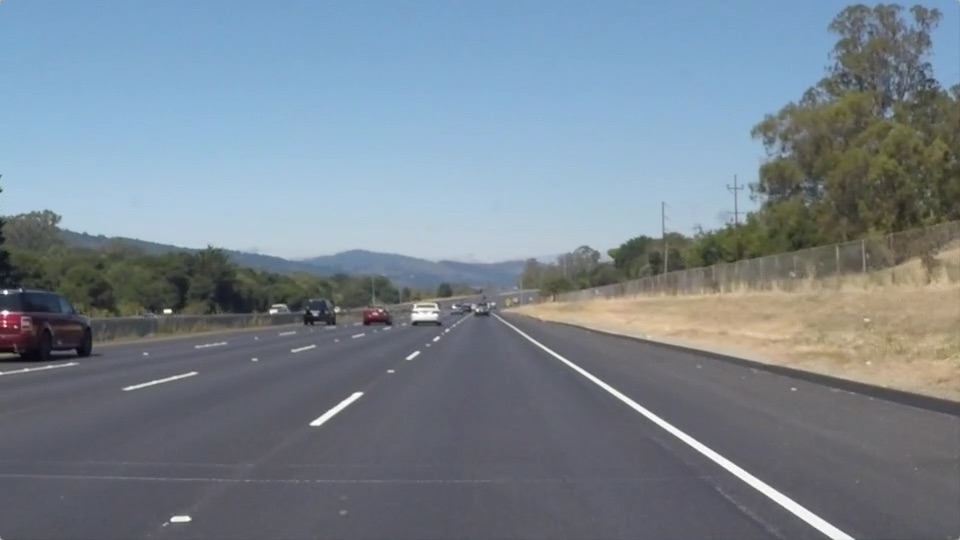
#> input picture test_images/solidWhiteRight.jpg, 960 x 540 px
$ jupyter execute --allow-errors P1.ipynb   (shell and % lines are left out)
#> lines starting #> are read from the running program, lines starting #| are printed output that depends on the picture; after the words box and inside, x2 and y2 are one past the last pixel; in counts of white or black regions, pixels touching at a corner belong together
# Self-Driving Car Engineer Nanodegree

## Project: **Finding Lane Lines on the Road**
***
In this project, you will use the tools you learned about in the lesson to identify lane lines on the road.  You can develop your pipeline on a series of individual images, and later apply the result to a video stream (really just a series of images). Check out the video clip "raw-lines-example.mp4" (also contained in this repository) to see what the output should look like after using the helper functions below.

Once you have a result that looks roughly like "raw-lines-example.mp4", you'll need to get creative and try to average and/or extrapolate the line segments you've detected to map out the full extent of the lane lines.  You can see an example of the result you're going for in the video "P1_example.mp4".  Ultimately, you would like to draw just one line for the left side of the lane, and one for the right.

In addition to implementing code, there is a brief writeup to complete. The writeup should be completed in a separate file, which can be either a markdown file or a pdf document. There is a [write up template](https://github.com/udacity/CarND-LaneLines-P1/blob/master/writeup_template.md) that can be used to guide the writing process. Completing both the code in the Ipython notebook and the writeup template will cover all of the [rubric points](https://review.udacity.com/#!/rubrics/322/view) for this project.

---
Let's have a look at our first image called 'test_images/solidWhiteRight.jpg'.  Run the 2 cells below (hit Shift-Enter or the "play" button above) to display the image.

**Note: If, at any point, you encounter frozen display windows or other confounding issues, you can always start again with a clean slate by going to the "Kernel" menu above and selecting "Restart & Clear Output".**

---

**The tools you have are color selection, region of interest selection, grayscaling, Gaussian smoothing, Canny Edge Detection and Hough Tranform line detection.  You  are also free to explore and try other techniques that were not presented in the lesson.  Your goal is piece together a pipeline to detect the line segments in the image, then average/extrapolate them and draw them onto the image for display (as below).  Once you have a working pipeline, try it out on the video stream below.**

---

<figure>

 <figcaption>
 <p></p>
 <p style="text-align: center;"> Your output should look something like this (above) after detecting line segments using the helper functions below </p>
 </figcaption>
</figure>
 <p></p>
<figure>

 <figcaption>
 <p></p>
 <p style="text-align: center;"> Your goal is to connect/average/extrapolate line segments to get output like this</p>
 </figcaption>
</figure>

**Run the cell below to import some packages.  If you get an `import error` for a package you've already installed, try changing your kernel (select the Kernel menu above --> Change Kernel).  Still have problems?  Try relaunching Jupyter Notebook from the terminal prompt.  Also, consult the forums for more troubleshooting tips.**

## Import Packages

[cell 1]
#importing some useful packages
import matplotlib.pyplot as plt
import matplotlib.image as mpimg
import numpy as np
import cv2

## Read in an Image

[cell 2]
#reading in an image
image = mpimg.imread('test_images/solidWhiteRight.jpg')
#> image is the input picture: shape (540, 960, 3); mean R, G, B 120.3, 132.6, 143.7

#printing out some stats and plotting
print('This image is:', type(image), 'with dimensions:', image.shape)
#| This image is: <class 'numpy.ndarray'> with dimensions: (540, 960, 3)
plt.imshow(image)  # if you wanted to show a single color channel image called 'gray', for example, call as plt.imshow(gray, cmap='gray')

## Ideas for Lane Detection Pipeline

**Some OpenCV functions (beyond those introduced in the lesson) that might be useful for this project are:**

`cv2.inRange()` for color selection
`cv2.fillPoly()` for regions selection
`cv2.line()` to draw lines on an image given endpoints
`cv2.addWeighted()` to coadd / overlay two images
`cv2.cvtColor()` to grayscale or change color
`cv2.imwrite()` to output images to file
`cv2.bitwise_and()` to apply a mask to an image

**Check out the OpenCV documentation to learn about these and discover even more awesome functionality!**

## Helper Functions

Below are some helper functions to help get you started. They should look familiar from the lesson!

[cell 3]
import math

def grayscale(img):
    """Applies the Grayscale transform
    This will return an image with only one color channel
    but NOTE: to see the returned image as grayscale
    (assuming your grayscaled image is called 'gray')
    you should call plt.imshow(gray, cmap='gray')"""
    return cv2.cvtColor(img, cv2.COLOR_RGB2GRAY)
    # Or use BGR2GRAY if you read an image with cv2.imread()
    # return cv2.cvtColor(img, cv2.COLOR_BGR2GRAY)

def canny(img, low_threshold, high_threshold):
    """Applies the Canny transform"""
    return cv2.Canny(img, low_threshold, high_threshold)

def gaussian_blur(img, kernel_size):
    """Applies a Gaussian Noise kernel"""
    return cv2.GaussianBlur(img, (kernel_size, kernel_size), 0)

def region_of_interest(img, vertices):
    """
    Applies an image mask.

    Only keeps the region of the image defined by the polygon
    formed from `vertices`. The rest of the image is set to black.
    `vertices` should be a numpy array of integer points.
    """
    #defining a blank mask to start with
    mask = np.zeros_like(img)

    #defining a 3 channel or 1 channel color to fill the mask with depending on the input image
    if len(img.shape) > 2:
        channel_count = img.shape[2]  # i.e. 3 or 4 depending on your image
        ignore_mask_color = (255,) * channel_count
    else:
        ignore_mask_color = 255

    #filling pixels inside the polygon defined by "vertices" with the fill color
    cv2.fillPoly(mask, vertices, ignore_mask_color)

    #returning the image only where mask pixels are nonzero
    masked_image = cv2.bitwise_and(img, mask)
    return masked_image


def draw_lines(img, lines, color=[255, 0, 0], thickness=5):
    """
    NOTE: this is the function you might want to use as a starting point once you want to
    average/extrapolate the line segments you detect to map out the full
    extent of the lane (going from the result shown in raw-lines-example.mp4
    to that shown in P1_example.mp4).

    Think about things like separating line segments by their
    slope ((y2-y1)/(x2-x1)) to decide which segments are part of the left
    line vs. the right line.  Then, you can average the position of each of
    the lines and extrapolate to the top and bottom of the lane.

    This function draws `lines` with `color` and `thickness`.
    Lines are drawn on the image inplace (mutates the image).
    If you want to make the lines semi-transparent, think about combining
    this function with the weighted_img() function below
    """

    x_left = [] # array of left lane abscissae
    y_left = [] # array of left lane ordinates

    x_right = [] # array of right lane abscissae
    y_right = [] # array of right lane ordinates

    for line in lines:
        for x1,y1,x2,y2 in line:

            # Calculate the slope of this line
            if (x2 != x1):
                slope = ((y2-y1)/(x2-x1))

            # If slope < 0 then collect left lane endpoints

                if slope < 0:
                    x_left.append(x1)
                    x_left.append(x2)
                    y_left.append(y1)
                    y_left.append(y2)

                # Else collect right lane endpoints

                elif slope > 0:
                    x_right.append(x1)
                    x_right.append(x2)
                    y_right.append(y1)
                    y_right.append(y2)


    # Fit a line through left lane data
    if (len(x_left) != 0) and (len(y_left) != 0):

        left_coeffs = np.polyfit(x_left, y_left, 1)

        y1 = img.shape[0] # Extrapolate to the end of image
        x1 = int((y1 - left_coeffs[1])/left_coeffs[0])
        y2 = min(y_left) # Extrapolate to farthest point detected
        x2 = int((y2 - left_coeffs[1])/left_coeffs[0])

        if((x2 - x1) > 0 and (y2-y1)/(x2-x1) < -0.5):
            cv2.line(img, (x1, y1), (x2, y2), color, thickness)

    # Fit a line through right lane data

    if (len(x_right) != 0) and (len(y_right) != 0):

        right_coeffs = np.polyfit(x_right, y_right, 1)

        y1 = img.shape[0] # Extrapolate to the end of image
        x1 = int((y1 - right_coeffs[1])/right_coeffs[0])
        y2 = min(y_right) # Extrapolate to farthest point detected
        x2 = int((y2 - right_coeffs[1])/right_coeffs[0])

        if((x2 - x1) < 0 and (y2-y1)/(x2-x1) > 0.5):
            cv2.line(img, (x1, y1), (x2, y2), color, thickness)

def hough_lines(img, rho, theta, threshold, min_line_len, max_line_gap):
    """
    `img` should be the output of a Canny transform.

    Returns an image with hough lines drawn.
    """
    lines = cv2.HoughLinesP(img, rho, theta, threshold, np.array([]), minLineLength=min_line_len, maxLineGap=max_line_gap)
    line_img = np.zeros((img.shape[0], img.shape[1], 3), dtype=np.uint8)
    draw_lines(line_img, lines)
    return line_img

# Python 3 has support for cool math symbols.

def weighted_img(img, initial_img, α=0.8, β=1., γ=0.):
    """
    `img` is the output of the hough_lines(), An image with lines drawn on it.
    Should be a blank image (all black) with lines drawn on it.

    `initial_img` should be the image before any processing.

    The result image is computed as follows:

    initial_img * α + img * β + γ
    NOTE: initial_img and img must be the same shape!
    """
    return cv2.addWeighted(initial_img, α, img, β, γ)

## Test Images

Build your pipeline to work on the images in the directory "test_images"
**You should make sure your pipeline works well on these images before you try the videos.**

[cell 4]
import os
os.listdir("test_images/")

## Build a Lane Finding Pipeline

Build the pipeline and run your solution on all test_images. Make copies into the `test_images_output` directory, and you can use the images in your writeup report.

Try tuning the various parameters, especially the low and high Canny thresholds as well as the Hough lines parameters.

[cell 5]
# TODO: Build your pipeline that will draw lane lines on the test_images

# Read in and grayscale the image
image = mpimg.imread('test_images/whiteCarLaneSwitch.jpg')
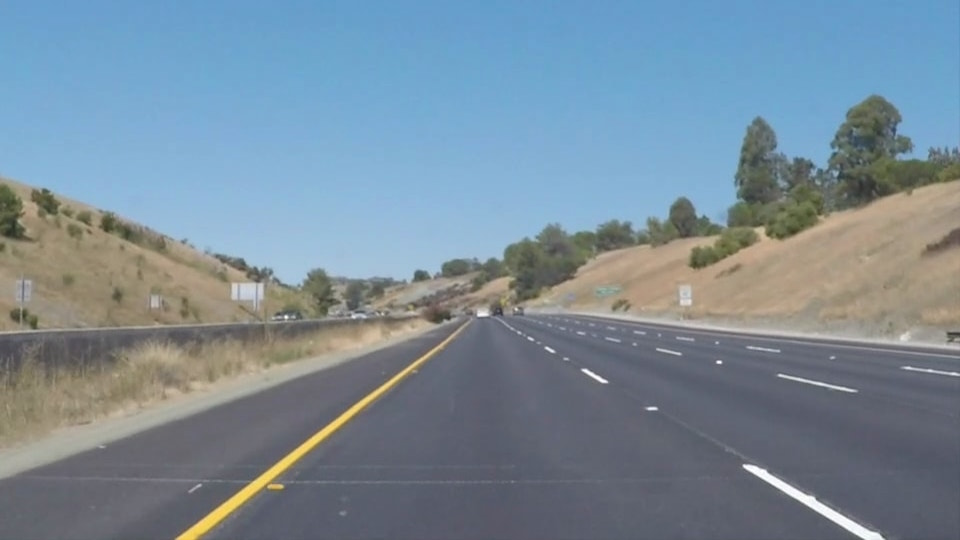
#> input picture test_images/whiteCarLaneSwitch.jpg, 960 x 540 px
#> image is the input picture: shape (540, 960, 3); mean R, G, B 121.2, 139.4, 152.9
gray = grayscale(image)
#> in grayscale, `return cv2.cvtColor(img, cv2.COLOR_RGB2GRAY)`:
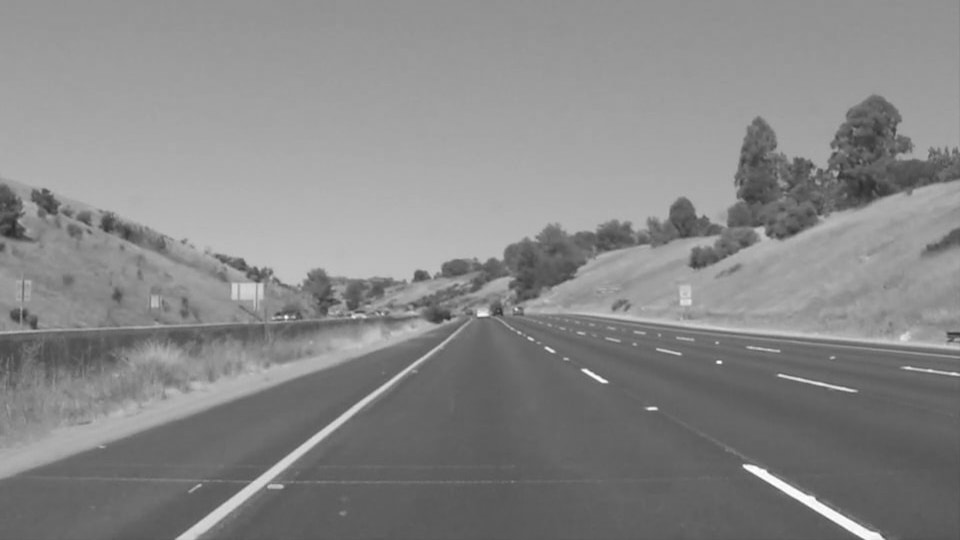
#> returned value: shape (540, 960); min 42, max 255, mean 135.5

# Define a kernel size and apply Gaussian smoothing
kernel_size = 5
blur_gray = gaussian_blur(gray, kernel_size)

# Define our parameters for Canny and apply
low_threshold = 75
high_threshold = 150
edges = canny(blur_gray, low_threshold, high_threshold)
#> in canny, `return cv2.Canny(img, low_threshold, high_threshold)`:
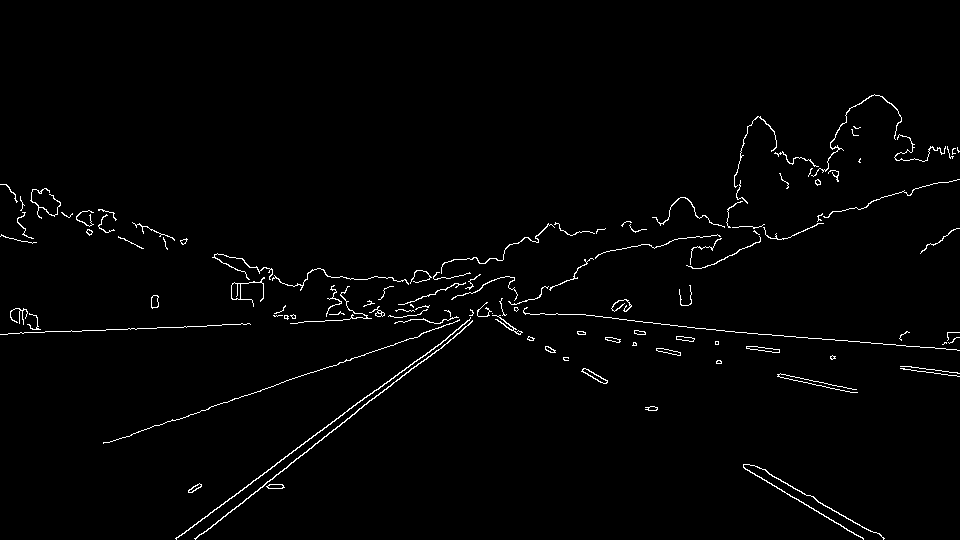
#> returned value: shape (540, 960); 1.5% white in thin lines or dots, all inside (x1, y1, x2, y2) = (0, 94, 960, 540)

# Create a masked edges image

imshape = image.shape
#> imshape = (540, 960, 3)
xsize = imshape[1]
#> xsize = 960
ysize = imshape[0]
#> ysize = 540
horizon = ysize/1.6
#> horizon = 337.5

xleft = 0.46 * xsize
#> xleft = 441.6
xright = 0.54 * xsize
#> xright = 518.4

vertices = np.array([[(0,ysize),(xleft, horizon), (xright, horizon), (xsize, ysize)]], dtype=np.int32)
masked_edges = region_of_interest(edges, vertices)
#> in region_of_interest, `cv2.fillPoly(mask, vertices, ignore_mask_color)`:
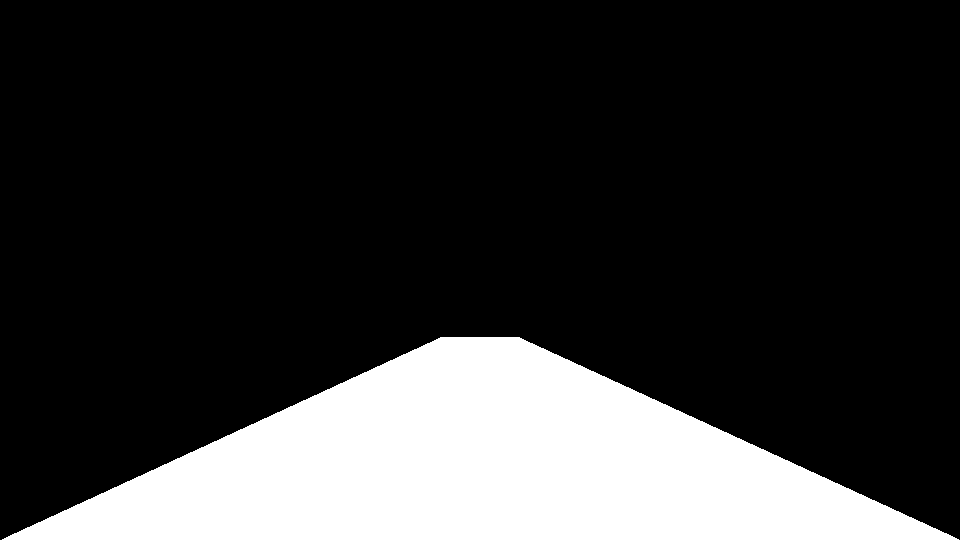
#> mask: shape (540, 960); 20.3% white; 1 white region, box (x1, y1, x2, y2) and area: (2, 337, 959, 540) 105291
#> in region_of_interest, `masked_image = cv2.bitwise_and(img, mask)`:
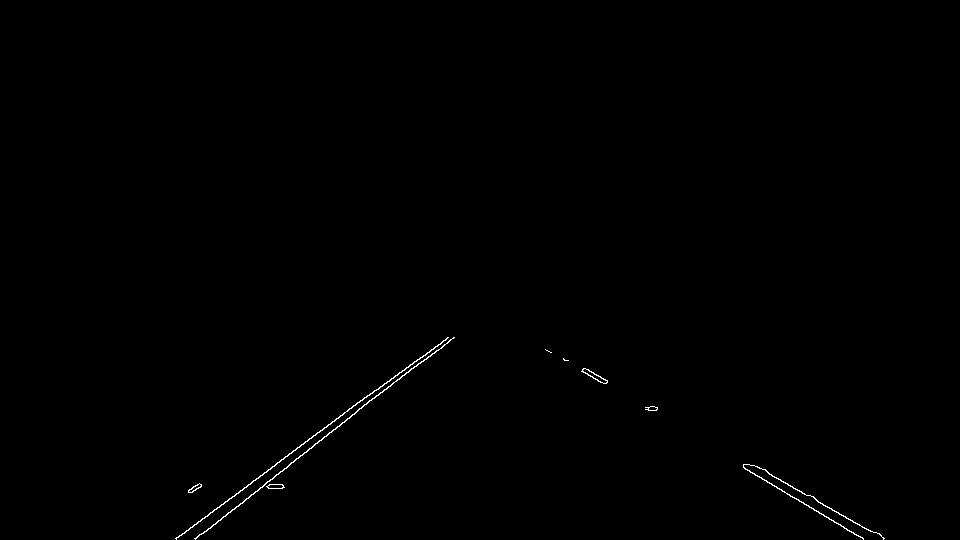
#> masked_image: shape (540, 960); 0.3% white in thin lines or dots, all inside (x1, y1, x2, y2) = (175, 337, 885, 540)

# Define the Hough transform parameters

rho = 2 # distance resolution in pixels of the Hough grid
theta = np.pi/180 # angular resolution in radians of the Hough grid
threshold = 16     # minimum number of votes (intersections in Hough grid cell)
min_line_len = 40 #minimum number of pixels making up a line
max_line_gap = 40    # maximum gap in pixels between connectable line segments

# Run Hough on edge detected image

line_image = hough_lines(masked_edges, rho, theta, threshold, min_line_len, max_line_gap)
#> in hough_lines, `lines = cv2.HoughLinesP(img, rho, theta, threshold, np.array([]), minL..`: lines = 19 rows, first 6: [195, 538, 453, 337], [176, 539, 374, 390], [749, 464, 883, 538], [743, 467, 863, 539], [369, 395, 447, 337], [563, 358, 607, 382]
#> the loop in draw_lines, `for line in lines:` made 19 passes
#> line on passes 1 to 12: [[195, 538, 453, 337]], [[176, 539, 374, 390]], [[749, 464, 883, 538]], [[743, 467, 863, 539]], [[369, 395, 447, 337]], [[563, 358, 607, 382]], [[546, 350, 603, 383]], [[769, 474, 817, 500]], [[379, 394, 430, 350]], [[315, 443, 411, 368]], [[195, 539, 287, 467]], [[757, 466, 815, 498]]
#> after the loop in draw_lines, `for line in lines:`: x_left = [195, 453, 176, 374, 369, 447, 379, 430, 315, 411, 195, 287, 338, 380, 240, 284, 179, 221, 323, 375]; x_right = [749, 883, 743, 863, 563, 607, 546, 603, 769, 817, 757, 815, 746, 790, 545, 651, 822, 884]; y_left = [538, 337, 539, 390, 395, 337, 394, 350, 443, 368, 539, 467, 418, 386, 490, 487, 536, 504, 437, 397]; y_right = [464, 538, 467, 539, 358, 382, 350, 383, 474, 500, 466, 498, 469, 496, 349, 410, 503, 538]
#> in draw_lines, `left_coeffs = np.polyfit(x_left, y_left, 1)`: left_coeffs = [-0.762, 680.5]
#> in draw_lines, `x1 = int((y1 - left_coeffs[1])/left_coeffs[0])`: x1 = 184
#> in draw_lines, `y2 = min(y_left)`: y2 = 337
#> in draw_lines, `x2 = int((y2 - left_coeffs[1])/left_coeffs[0])`: x2 = 450
#> in draw_lines, `right_coeffs = np.polyfit(x_right, y_right, 1)`: right_coeffs = [0.568, 39.94]
#> in draw_lines, `x1 = int((y1 - right_coeffs[1])/right_coeffs[0])`: x1 = 881
#> in draw_lines, `y2 = min(y_right)`: y2 = 349
#> in draw_lines, `x2 = int((y2 - right_coeffs[1])/right_coeffs[0])`: x2 = 544
#> in draw_lines, `cv2.line(img, (x1, y1), (x2, y2), color, thickness)`:
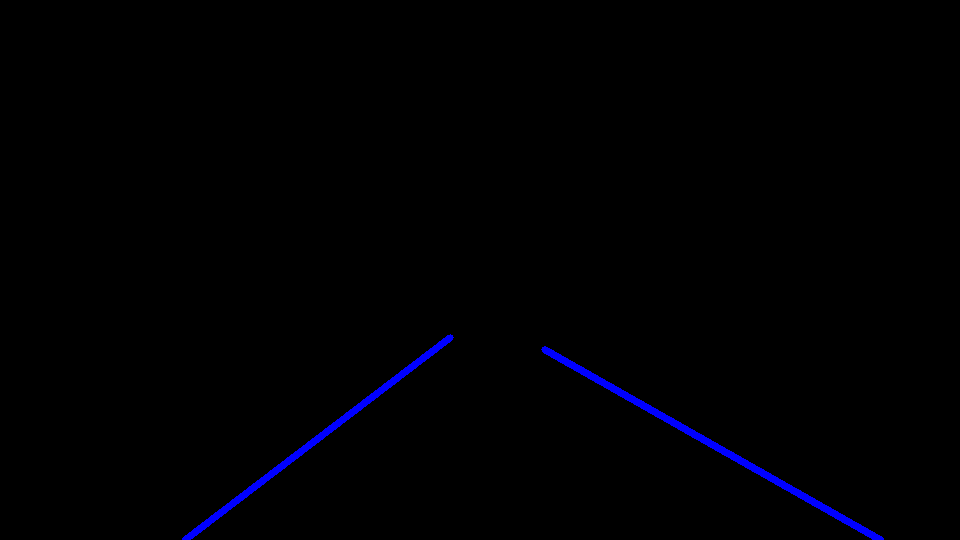
#> img: shape (540, 960, 3); mean of channels 0, 1, 2 2.5, 0, 0; drawn as B, G, R

# Merge original image and Hough image

final_image = weighted_img(line_image, image, α=0.5, β=1, γ=0.)
#> in weighted_img, `return cv2.addWeighted(initial_img, α, img, β, γ)`:
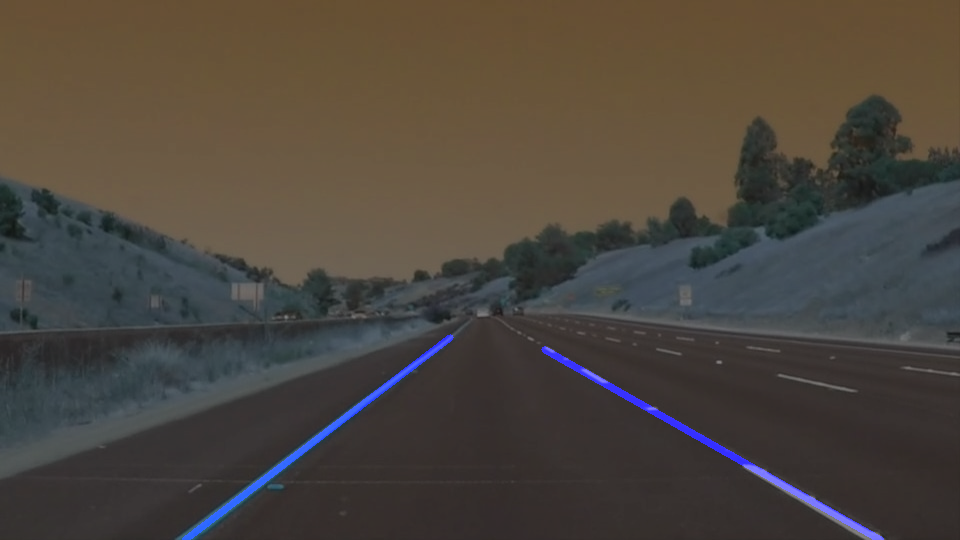
#> returned value: shape (540, 960, 3); mean of channels 0, 1, 2 62.2, 69.7, 76.5; drawn as B, G, R

cv2.imwrite('test_images_output/whiteCarLaneSwitch.jpg',final_image)

plt.imshow(final_image)
